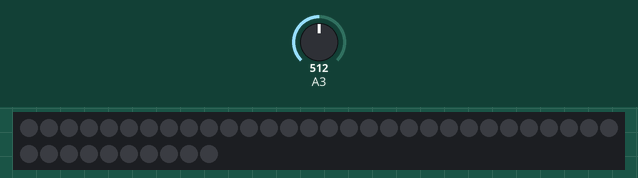
Simulated run of this sketch. Board: ATtiny85, built with avr-gcc and run on an emulated ATtiny85. On the bench: 40 RGB LEDs in strip order, left to right, continuing on the next row. The test bench sets the inputs (shaded band); at power-on: A3 = 512. Dim RGB values are drawn brighter than linear.

Above: at 1.2 s.
1.3 s: A3 set to 402
2.8 s: A3 set to 371
At 2.96 s:
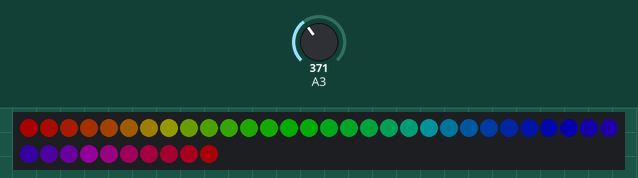
5.2 s: A3 set to 511
At 7.5 s:
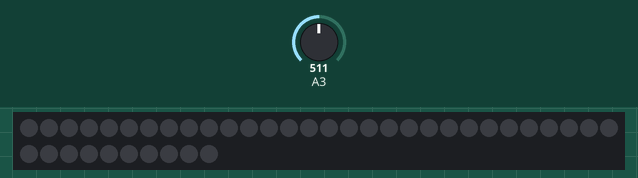
Timing chart, 0 to 9.0 s (numbered marks = the images above; inputs shaded):
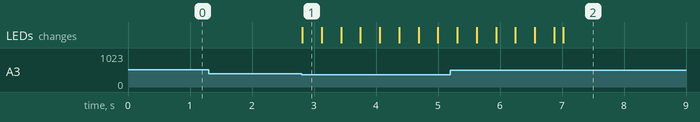

The sketch:

Star_Nightlight_Code.ino
```cpp
#include <Adafruit_NeoPixel.h>
#ifdef __AVR__
  #include <avr/power.h>
#endif

#define PIN 0

//Initialise the strip wiuth 40 pixels using pin 0
Adafruit_NeoPixel strip = Adafruit_NeoPixel(40, PIN, NEO_GRB + NEO_KHZ800);

float minAmbient = 255;
float maxAmbient = 0;
float ambient = 0.5;
float bright = 50;
bool isOn = false;
bool shouldOn = false;
long nextDecrease = 1;
long lastOff = 0;

void setup()
{
  // This is for Trinket 5V 16MHz, you can remove these three lines if you are not using a Trinket or Tiny85
  #if defined (__AVR_ATtiny85__)
    if (F_CPU == 16000000) clock_prescale_set(clock_div_1);
  #endif
  // End of trinket special code

  strip.setBrightness(0);
  strip.begin();
  strip.show(); // Initialize all pixels to 'off'

  // initialise pin 0 to be an analog input
  pinMode( 3, INPUT );
}

void loop()
{

  // Read the state of the LDR
  float val = analogRead( 3 );

  // adjust min and max readings to accomodate change in light
  if ( val < minAmbient )
    minAmbient = val;
  if ( val > maxAmbient )
    maxAmbient = val;

  // work out the abient light based on min and max values
  ambient = ( val - minAmbient ) / ( maxAmbient - minAmbient );

  // if the abmient light is less than haf the middle of the min and max, turn on the pixels
  if ( ambient * 255 <  ( maxAmbient - minAmbient ) / 2 )
    shouldOn = true;
  else // else turn them off
    shouldOn = false;

  // if the pixels are on and they should be off, set them to black and record the last time they were turned off
  if ( !shouldOn && isOn )
  {
      isOn = false;
      lastOff = millis();
      turnOff();

  }
  else if ( shouldOn ) // if the pixels should be on
  {
    // if the pixels were not on, if the last time they were off is more than 10 seconds agi, reset their initial brightness to 50%
    if ( !isOn )
    {
      isOn = true;
      if ( millis() - lastOff > 10000 )
        bright = 50;
    }

  // if the brighness is grater than 10% and the next decrease time has been passed, adjust the brightness down
  if ( bright > 10 && nextDecrease < millis() )
  {
    bright-=1;
    nextDecrease = millis() + 100;
    strip.setBrightness(bright);
    strip.show();
  }

    //display a rainbow around the star
    rainbowCycle(10);
  }
}

// Fill the dots one after the other with black
void turnOff()
{
  for(uint16_t i=0; i<strip.numPixels(); i++) {
    strip.setPixelColor(i, strip.Color(0,0,0));
  }
  strip.show();
}

// Slightly different, this makes the rainbow equally distributed throughout
void rainbowCycle(uint8_t wait)
{
  uint16_t i, j;

  for(j=0; j<256; j++) { // 5 cycles of all colors on wheel
    for(i=0; i< strip.numPixels(); i++)
    {
      strip.setPixelColor(i, Wheel(((i * 256 / strip.numPixels()) + j) & 255));
    }
    strip.show();
    delay(wait);
  }
}

// Input a value 0 to 255 to get a color value.
// The colours are a transition r - g - b - back to r.
uint32_t Wheel(byte WheelPos) {
  WheelPos = 255 - WheelPos;
  if(WheelPos < 85) {
    return strip.Color(255 - WheelPos * 3, 0, WheelPos * 3);
  }
  if(WheelPos < 170) {
    WheelPos -= 85;
    return strip.Color(0, WheelPos * 3, 255 - WheelPos * 3);
  }
  WheelPos -= 170;
  return strip.Color(WheelPos * 3, 255 - WheelPos * 3, 0);
}
```

Measured:
- the behaviour switches between 385 and 384 on A3 (found by bisection; images 0 and 1)
- after the input at 1.3 s, every drawn part: stays the same
- after the input at 2.8 s, the LEDs: change at once (image 1)
- after the input at 5.2 s, the LEDs: first differ from a run without the input after 1.8 s (image 2)
